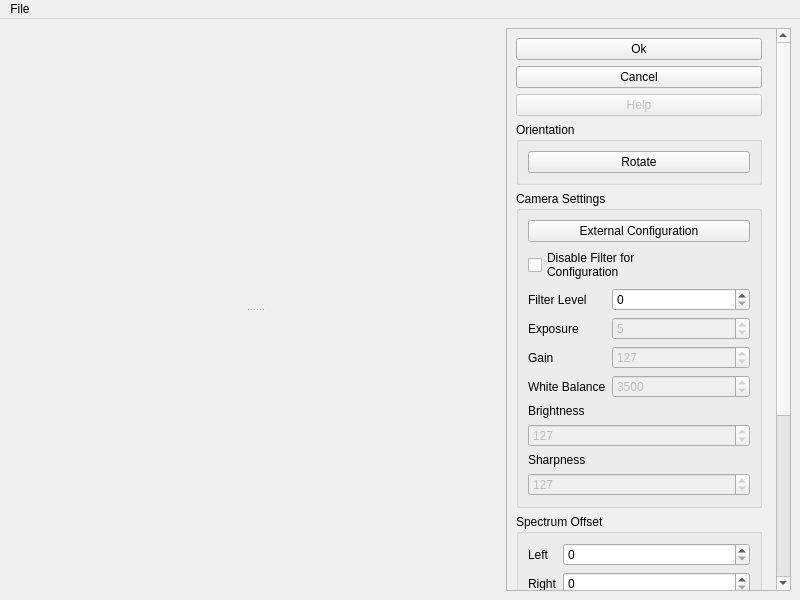
<?xml version="1.0" encoding="UTF-8"?>
<ui version="4.0">
 <class>ConfigDialog</class>
 <widget class="QMainWindow" name="ConfigDialog">
  <property name="geometry">
   <rect>
    <x>0</x>
    <y>0</y>
    <width>800</width>
    <height>600</height>
   </rect>
  </property>
  <property name="windowTitle">
   <string>Configuration</string>
  </property>
  <widget class="QWidget" name="centralwidget">
   <layout class="QHBoxLayout" name="horizontalLayout">
    <item>
     <widget class="QSplitter" name="splitter">
      <property name="orientation">
       <enum>Qt::Vertical</enum>
      </property>
      <widget class="OpenCVViewer" name="cameraOutput" native="true">
       <property name="enabled">
        <bool>true</bool>
       </property>
       <property name="sizePolicy">
        <sizepolicy hsizetype="Expanding" vsizetype="Expanding">
         <horstretch>0</horstretch>
         <verstretch>0</verstretch>
        </sizepolicy>
       </property>
       <property name="minimumSize">
        <size>
         <width>0</width>
         <height>0</height>
        </size>
       </property>
       <property name="sizeIncrement">
        <size>
         <width>1</width>
         <height>1</height>
        </size>
       </property>
       <property name="baseSize">
        <size>
         <width>0</width>
         <height>0</height>
        </size>
       </property>
       <property name="toolTip">
        <string/>
       </property>
       <property name="whatsThis">
        <string/>
       </property>
      </widget>
      <widget class="GraphViewer" name="spectrumOutput" native="true">
       <property name="sizePolicy">
        <sizepolicy hsizetype="Preferred" vsizetype="Expanding">
         <horstretch>0</horstretch>
         <verstretch>0</verstretch>
        </sizepolicy>
       </property>
       <property name="minimumSize">
        <size>
         <width>0</width>
         <height>0</height>
        </size>
       </property>
       <property name="maximumSize">
        <size>
         <width>16777215</width>
         <height>16777215</height>
        </size>
       </property>
       <property name="baseSize">
        <size>
         <width>0</width>
         <height>50</height>
        </size>
       </property>
      </widget>
     </widget>
    </item>
    <item>
     <widget class="QScrollArea" name="scrollArea">
      <property name="sizePolicy">
       <sizepolicy hsizetype="Minimum" vsizetype="Expanding">
        <horstretch>0</horstretch>
        <verstretch>0</verstretch>
       </sizepolicy>
      </property>
      <property name="minimumSize">
       <size>
        <width>265</width>
        <height>0</height>
       </size>
      </property>
      <property name="maximumSize">
       <size>
        <width>285</width>
        <height>16777215</height>
       </size>
      </property>
      <property name="horizontalScrollBarPolicy">
       <enum>Qt::ScrollBarAlwaysOff</enum>
      </property>
      <property name="focusPolicy">
       <enum>Qt::WheelFocus</enum>
      </property>
      <property name="widgetResizable">
       <bool>true</bool>
      </property>
      <widget class="QWidget" name="scrollAreaWidgetContents">
       <property name="geometry">
        <rect>
         <x>0</x>
         <y>-187</y>
         <width>171</width>
         <height>746</height>
        </rect>
       </property>
       <property name="sizePolicy">
        <sizepolicy hsizetype="Preferred" vsizetype="Preferred">
         <horstretch>0</horstretch>
         <verstretch>0</verstretch>
        </sizepolicy>
       </property>
       <layout class="QVBoxLayout" name="verticalLayout_5">
        <property name="rightMargin">
         <number>14</number>
        </property>
        <item>
         <layout class="QVBoxLayout" name="verticalLayout">
          <property name="sizeConstraint">
           <enum>QLayout::SetDefaultConstraint</enum>
          </property>
          <item>
           <widget class="QPushButton" name="confirmButton">
            <property name="focusPolicy">
             <enum>Qt::NoFocus</enum>
            </property>
            <property name="text">
             <string>Ok</string>
            </property>
           </widget>
          </item>
          <item>
           <widget class="QPushButton" name="cancelButton">
            <property name="text">
             <string>Cancel</string>
            </property>
           </widget>
          </item>
          <item>
           <widget class="QPushButton" name="helpButton">
            <property name="enabled">
             <bool>false</bool>
            </property>
            <property name="text">
             <string>Help</string>
            </property>
           </widget>
          </item>
          <item>
           <widget class="QGroupBox" name="groupBox">
            <property name="title">
             <string>Orientation</string>
            </property>
            <layout class="QVBoxLayout" name="verticalLayout_4">
             <item>
              <widget class="QPushButton" name="rotateButton">
               <property name="minimumSize">
                <size>
                 <width>0</width>
                 <height>0</height>
                </size>
               </property>
               <property name="focusPolicy">
                <enum>Qt::NoFocus</enum>
               </property>
               <property name="text">
                <string>Rotate</string>
               </property>
              </widget>
             </item>
            </layout>
           </widget>
          </item>
          <item>
           <widget class="QGroupBox" name="controlGroup">
            <property name="title">
             <string>Camera Settings</string>
            </property>
            <layout class="QVBoxLayout" name="verticalLayout_3">
             <item>
              <widget class="QPushButton" name="cameraConfigButton">
               <property name="toolTip">
                <string>&lt;html&gt;&lt;head/&gt;&lt;body&gt;&lt;p&gt;Here you can edit the settings (e.g. exposure) of the USB-camera.&lt;/p&gt;&lt;/body&gt;&lt;/html&gt;</string>
               </property>
               <property name="text">
                <string>External Configuration</string>
               </property>
              </widget>
             </item>
             <item>
              <widget class="QCheckBox" name="disableFilterCheckBox">
               <property name="toolTip">
                <string>&lt;html&gt;&lt;head/&gt;&lt;body&gt;&lt;p&gt;You can disable the filter to immediately see the changes of the spectrum if you change the slit width or the orientation of Spectral-Explorer.&lt;/p&gt;&lt;/body&gt;&lt;/html&gt;</string>
               </property>
               <property name="text">
                <string>Disable Filter for 
Configuration</string>
               </property>
               <property name="checked">
                <bool>false</bool>
               </property>
              </widget>
             </item>
             <item>
              <layout class="QFormLayout" name="formLayout">
               <item row="0" column="0">
                <widget class="QLabel" name="label_5">
                 <property name="toolTip">
                  <string>&lt;html&gt;&lt;head/&gt;&lt;body&gt;&lt;p&gt;A high filter level will reduce the noise, but it will also delay the measurement.&lt;/p&gt;&lt;/body&gt;&lt;/html&gt;</string>
                 </property>
                 <property name="text">
                  <string>Filter Level</string>
                 </property>
                </widget>
               </item>
               <item row="0" column="1">
                <widget class="QSpinBox" name="averageFramesSpinBox">
                 <property name="toolTip">
                  <string>&lt;html&gt;&lt;head/&gt;&lt;body&gt;&lt;p&gt;A high filter level will reduce the noise, but it will also delay the measurement.&lt;/p&gt;&lt;/body&gt;&lt;/html&gt;</string>
                 </property>
                 <property name="maximum">
                  <number>9999</number>
                 </property>
                </widget>
               </item>
               <item row="1" column="0">
                <widget class="QLabel" name="label">
                 <property name="text">
                  <string>Exposure</string>
                 </property>
                </widget>
               </item>
               <item row="1" column="1">
                <widget class="QSpinBox" name="exposureSpinBox">
                 <property name="enabled">
                  <bool>false</bool>
                 </property>
                 <property name="focusPolicy">
                  <enum>Qt::StrongFocus</enum>
                 </property>
                 <property name="minimum">
                  <number>1</number>
                 </property>
                 <property name="maximum">
                  <number>8</number>
                 </property>
                 <property name="singleStep">
                  <number>1</number>
                 </property>
                 <property name="value">
                  <number>5</number>
                 </property>
                </widget>
               </item>
               <item row="2" column="0">
                <widget class="QLabel" name="label_6">
                 <property name="text">
                  <string>Gain</string>
                 </property>
                </widget>
               </item>
               <item row="2" column="1">
                <widget class="QSpinBox" name="gainSpinBox">
                 <property name="enabled">
                  <bool>false</bool>
                 </property>
                 <property name="minimumSize">
                  <size>
                   <width>50</width>
                   <height>0</height>
                  </size>
                 </property>
                 <property name="maximum">
                  <number>255</number>
                 </property>
                 <property name="singleStep">
                  <number>20</number>
                 </property>
                 <property name="value">
                  <number>127</number>
                 </property>
                </widget>
               </item>
               <item row="3" column="0">
                <widget class="QLabel" name="label_7">
                 <property name="text">
                  <string>White Balance</string>
                 </property>
                </widget>
               </item>
               <item row="3" column="1">
                <widget class="QSpinBox" name="whiteBalanceSpinBox">
                 <property name="enabled">
                  <bool>false</bool>
                 </property>
                 <property name="maximum">
                  <number>10000</number>
                 </property>
                 <property name="singleStep">
                  <number>500</number>
                 </property>
                 <property name="value">
                  <number>3500</number>
                 </property>
                </widget>
               </item>
              </layout>
             </item>
             <item>
              <widget class="QLabel" name="label_2">
               <property name="text">
                <string>Brightness</string>
               </property>
              </widget>
             </item>
             <item>
              <widget class="QSpinBox" name="brightnessSpinBox">
               <property name="enabled">
                <bool>false</bool>
               </property>
               <property name="focusPolicy">
                <enum>Qt::StrongFocus</enum>
               </property>
               <property name="maximum">
                <number>255</number>
               </property>
               <property name="value">
                <number>127</number>
               </property>
              </widget>
             </item>
             <item>
              <widget class="QLabel" name="label_3">
               <property name="text">
                <string>Sharpness</string>
               </property>
              </widget>
             </item>
             <item>
              <widget class="QSpinBox" name="sharpnessSpinBox">
               <property name="enabled">
                <bool>false</bool>
               </property>
               <property name="focusPolicy">
                <enum>Qt::StrongFocus</enum>
               </property>
               <property name="maximum">
                <number>255</number>
               </property>
               <property name="value">
                <number>127</number>
               </property>
              </widget>
             </item>
            </layout>
           </widget>
          </item>
          <item>
           <widget class="QGroupBox" name="offsetGroupBox">
            <property name="title">
             <string>Spectrum Offset</string>
            </property>
            <layout class="QFormLayout" name="formLayout_2">
             <item row="0" column="0">
              <widget class="QLabel" name="label_8">
               <property name="toolTip">
                <string>&lt;html&gt;&lt;head/&gt;&lt;body&gt;&lt;p&gt;Choose how many pixels on the left side don't contain information for the spectrum.&lt;/p&gt;&lt;/body&gt;&lt;/html&gt;</string>
               </property>
               <property name="text">
                <string>Left</string>
               </property>
              </widget>
             </item>
             <item row="0" column="1">
              <widget class="QSpinBox" name="offsetLeftSpin">
               <property name="toolTip">
                <string>&lt;html&gt;&lt;head/&gt;&lt;body&gt;&lt;p&gt;Choose how many pixels on the left side don't contain information for the spectrum.&lt;/p&gt;&lt;/body&gt;&lt;/html&gt;</string>
               </property>
               <property name="maximum">
                <number>10000</number>
               </property>
               <property name="singleStep">
                <number>10</number>
               </property>
              </widget>
             </item>
             <item row="1" column="0">
              <widget class="QLabel" name="label_9">
               <property name="toolTip">
                <string>&lt;html&gt;&lt;head/&gt;&lt;body&gt;&lt;p&gt;Choose how many pixels on the right side don't contain information for the spectrum.&lt;/p&gt;&lt;/body&gt;&lt;/html&gt;</string>
               </property>
               <property name="text">
                <string>Right</string>
               </property>
              </widget>
             </item>
             <item row="1" column="1">
              <widget class="QSpinBox" name="offsetRightSpin">
               <property name="toolTip">
                <string>&lt;html&gt;&lt;head/&gt;&lt;body&gt;&lt;p&gt;Choose how many pixels on the right side don't contain information for the spectrum.&lt;/p&gt;&lt;/body&gt;&lt;/html&gt;</string>
               </property>
               <property name="maximum">
                <number>10000</number>
               </property>
               <property name="singleStep">
                <number>10</number>
               </property>
              </widget>
             </item>
            </layout>
           </widget>
          </item>
          <item>
           <widget class="QGroupBox" name="cflGroup">
            <property name="title">
             <string>CFL Configuration</string>
            </property>
            <layout class="QVBoxLayout" name="verticalLayout_6">
             <item>
              <widget class="QPushButton" name="firstCFLLineButton">
               <property name="toolTip">
                <string>&lt;html&gt;&lt;head/&gt;&lt;body&gt;&lt;p&gt;If this button is selected, you can position the blue configuration line onto the middle blue spectral line within the spectrum of a CFL bulb. &lt;/p&gt;&lt;/body&gt;&lt;/html&gt;</string>
               </property>
               <property name="text">
                <string>436 nm Spectral Line</string>
               </property>
               <property name="checkable">
                <bool>true</bool>
               </property>
               <property name="checked">
                <bool>true</bool>
               </property>
              </widget>
             </item>
             <item>
              <widget class="QPushButton" name="secondCFLLineButton">
               <property name="toolTip">
                <string>&lt;html&gt;&lt;head/&gt;&lt;body&gt;&lt;p&gt;If this button is selected, you can position the red configuration line onto the brightest red spectral line within the spectrum of a CFL bulb. &lt;/p&gt;&lt;/body&gt;&lt;/html&gt;</string>
               </property>
               <property name="text">
                <string>611 nm Spectral Line</string>
               </property>
               <property name="checkable">
                <bool>true</bool>
               </property>
              </widget>
             </item>
            </layout>
           </widget>
          </item>
          <item>
           <widget class="QGroupBox" name="intensityGroup">
            <property name="title">
             <string>Intensity Configuration</string>
            </property>
            <layout class="QVBoxLayout" name="verticalLayout_7">
             <item>
              <widget class="QPushButton" name="configureIntensityButton">
               <property name="text">
                <string>Configure Intensity</string>
               </property>
              </widget>
             </item>
             <item>
              <widget class="QLabel" name="label_4">
               <property name="text">
                <string>Temperature in K</string>
               </property>
              </widget>
             </item>
             <item>
              <widget class="QSpinBox" name="temperatureSpinBox">
               <property name="maximum">
                <number>5000</number>
               </property>
               <property name="singleStep">
                <number>100</number>
               </property>
               <property name="value">
                <number>2700</number>
               </property>
              </widget>
             </item>
            </layout>
           </widget>
          </item>
          <item>
           <spacer name="verticalSpacer">
            <property name="orientation">
             <enum>Qt::Vertical</enum>
            </property>
            <property name="sizeHint" stdset="0">
             <size>
              <width>20</width>
              <height>0</height>
             </size>
            </property>
           </spacer>
          </item>
         </layout>
        </item>
       </layout>
      </widget>
     </widget>
    </item>
   </layout>
  </widget>
  <widget class="QMenuBar" name="menubar">
   <property name="geometry">
    <rect>
     <x>0</x>
     <y>0</y>
     <width>800</width>
     <height>21</height>
    </rect>
   </property>
   <widget class="QMenu" name="menuFile">
    <property name="title">
     <string>File</string>
    </property>
    <addaction name="actionSave_Config"/>
    <addaction name="actionLoad_Config"/>
    <addaction name="actionSet_As_Default"/>
    <addaction name="actionRestore_Default"/>
    <addaction name="actionApply_to_All"/>
   </widget>
   <addaction name="menuFile"/>
  </widget>
  <action name="actionSave_Config">
   <property name="text">
    <string>Save Config</string>
   </property>
  </action>
  <action name="actionLoad_Config">
   <property name="text">
    <string>Load Config</string>
   </property>
  </action>
  <action name="actionRestore_Default">
   <property name="text">
    <string>Restore Default</string>
   </property>
  </action>
  <action name="actionSet_As_Default">
   <property name="text">
    <string>Set as Default</string>
   </property>
  </action>
  <action name="actionApply_to_All">
   <property name="text">
    <string>Apply to All</string>
   </property>
  </action>
 </widget>
 <customwidgets>
  <customwidget>
   <class>OpenCVViewer</class>
   <extends>QWidget</extends>
   <header location="global">opencv_viewer.h</header>
   <container>1</container>
  </customwidget>
  <customwidget>
   <class>GraphViewer</class>
   <extends>QWidget</extends>
   <header>graph_viewer.h</header>
   <container>1</container>
  </customwidget>
 </customwidgets>
 <resources/>
 <connections/>
</ui>
